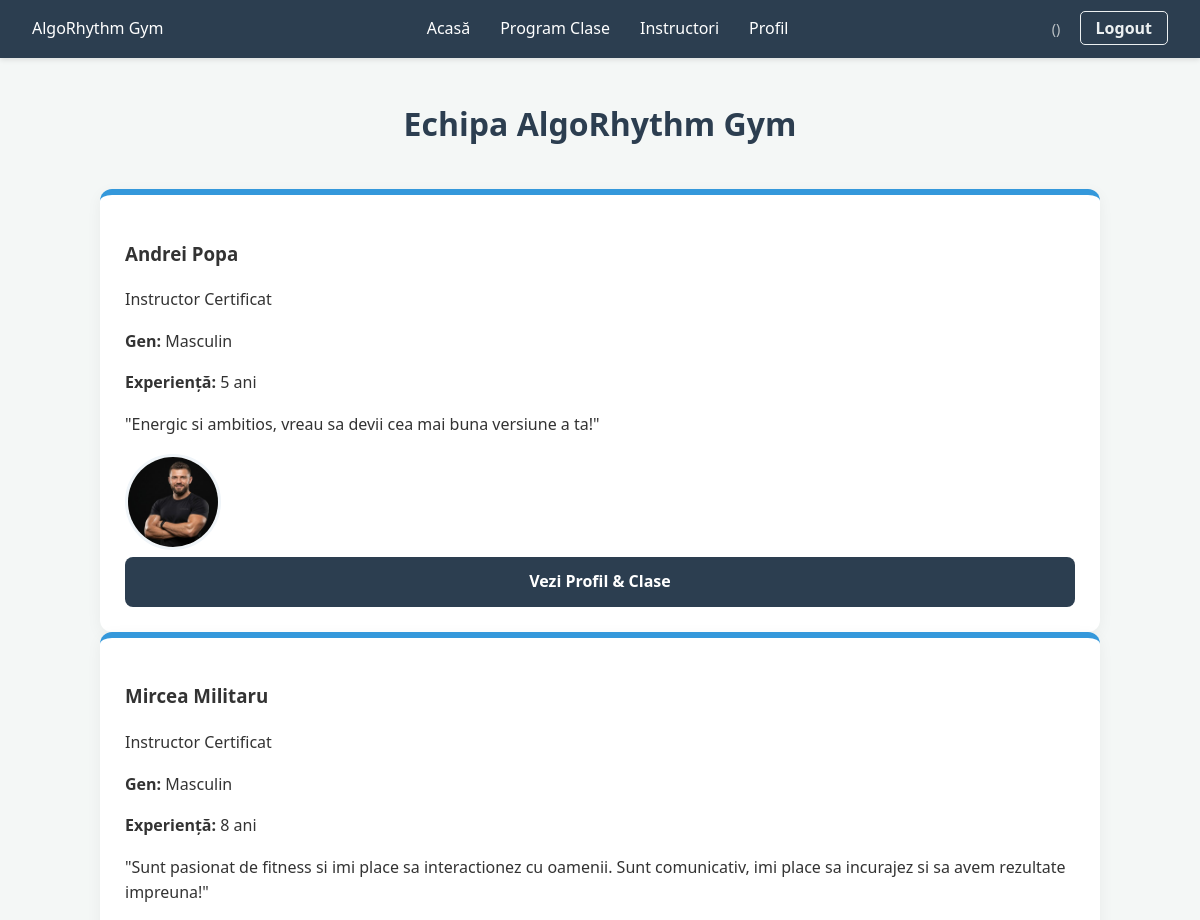
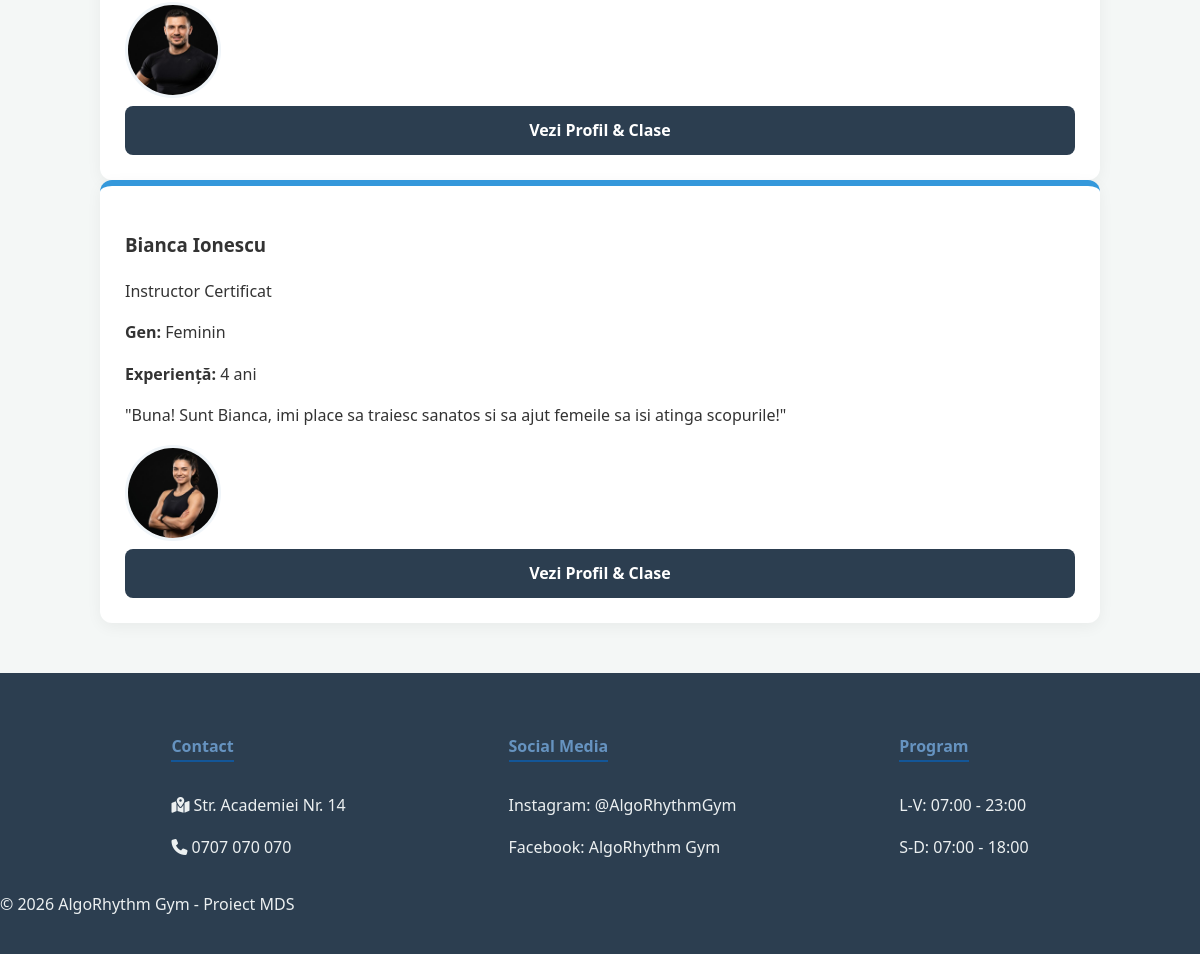
Page /instructori/ on the committed database (2 pictures, top to bottom).
### fitness_app/models.py (models this page shows)
class User(AbstractUser):
    IS_INSTRUCTOR = 'INS'
    IS_CLIENT = 'CLI'
    IS_ADMIN = 'ADM'
    ROLE_CHOICES = [
        (IS_INSTRUCTOR, 'Instructor'),
        (IS_CLIENT, 'Client'),
        (IS_ADMIN, 'Admin'),
    ]
    role = models.CharField(max_length=3, choices=ROLE_CHOICES, default=IS_CLIENT)
    gender = models.CharField(max_length=10, choices=[('M', 'Masculin'), ('F', 'Feminin')], blank=True)
    is_child = models.BooleanField(default=False)
    parent = models.ForeignKey('self', on_delete=models.CASCADE, null=True, blank=True, related_name='children')
    referred_by = models.ForeignKey('self', on_delete=models.SET_NULL, null=True, blank=True, related_name='referrals')
    referral_count = models.IntegerField(default=0)
    referral_discount_available = models.IntegerField(default=0)  # nr de reduceri neutilizate
    experience_years = models.IntegerField(null=True, blank=True)
    bio_short = models.TextField(null=True, blank=True)
    profile_picture = models.ImageField(upload_to='instructors/', null=True, blank=True)
    fitness_goal = models.TextField(blank=True)
    frequency_per_week = models.IntegerField(default=0)

### fitness_app/views.py (the view)
# urls.py: path('instructori/', views.instructors_view, name='instructors'),
def instructors_view(request):
    instructors = User.objects.filter(role='INS')
    return render(request, 'instructors.html', {'instructors': instructors})

### fitness_app/templates/instructors.html (shortened to what this page needs)
{% extends 'base.html' %}
{% block content %}
<h1 style="text-align: center; color: #2c3e50; margin: 40px 0;">Echipa AlgoRhythm Gym</h1>
<div class="instructors-grid">
    {% for inst in instructors %}
        <div class="instructor-card">
            <div class="card-content">
                <div class="inst-details">
                    <h3>{{ inst.first_name }} {{ inst.last_name }}</h3>
                    <p class="badge">Instructor Certificat</p>
                    <p><strong>Gen:</strong> {{ inst.get_gender_display }}</p>
                    <p><strong>Experiență:</strong> {{ inst.experience_years }} ani</p>
                    <p class="bio">"{{ inst.bio_short|default:'Pasionat de fitness!' }}"</p>
                </div>
                <div class="inst-photo-container">
                    {% if inst.profile_picture %}
                        <img src="{{ inst.profile_picture.url }}" alt="{{ inst.first_name }}">
                    {% else %}
                        <div class="placeholder-circle">{{ inst.first_name|first }}</div>
                    {% endif %}
                </div>
            </div>
            <a href="{% url 'instructor_detail' inst.id %}" class="btn-ocean">
                Vezi Profil & Clase
            </a>
        </div>
    {% empty %}
        <p>Momentan nu avem instructori înregistrați.</p>
    {% endfor %}
</div>
{% endblock %}

### static/css/style.css (style rules this page uses)
body { font-family: 'Segoe UI', Tahoma, Geneva, Verdana, sans-serif; margin: 0; background-color: #f4f7f6; color: #333; line-height: 1.6; }
.card, .welcome-card, .instructor-card { background: white; border-radius: 12px; box-shadow: 0 4px 15px rgba(0,0,0,0.05); transition: transform 0.3s ease, box-shadow 0.3s ease; }
.instructor-card { border-top: 6px solid #3498db; padding: 25px; display: flex; flex-direction: column; }
.inst-photo-container img, .placeholder-circle { width: 90px; height: 90px; border-radius: 50%; object-fit: cover; border: 3px solid #f0f5f9; }
.btn-ocean, .btn-back, .btn-logout { text-decoration: none; transition: all 0.3s ease; font-weight: 600; }
.btn-ocean { background-color: #2c3e50; color: white; text-align: center; padding: 12px; border-radius: 8px; display: block; }

### rows in the picture
User: first_name "Andrei", last_name "Popa", gender "Masculin", experience_years "5", bio_short "Energic si ambitios, vreau sa devii cea mai buna versiune a ta!", profile_picture (picture)
User: first_name "Mircea", last_name "Militaru", gender "Masculin", experience_years "8", bio_short "Sunt pasionat de fitness si imi place sa interactionez cu oamenii. Sunt comunicativ, imi place sa incurajez si sa avem rezultate impreuna!", profile_picture (picture)
User: first_name "Bianca", last_name "Ionescu", gender "Feminin", experience_years "4", bio_short "Buna! Sunt Bianca, imi place sa traiesc sanatos si sa ajut femeile sa isi atinga scopurile!", profile_picture (picture)
